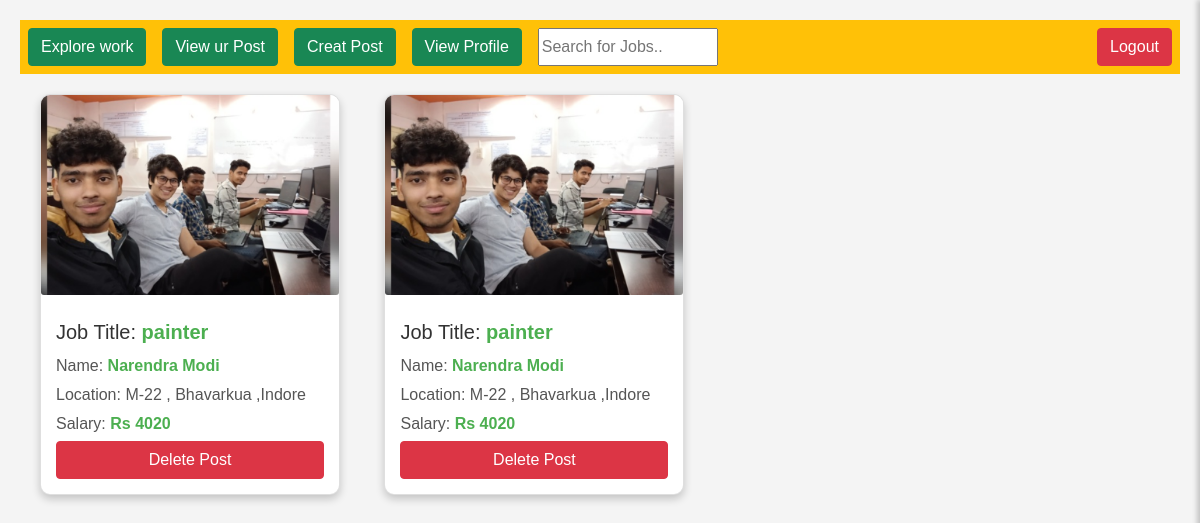
The app's page /D_Labour_Chowk/Labour/viewLP.php (signed in), older data.
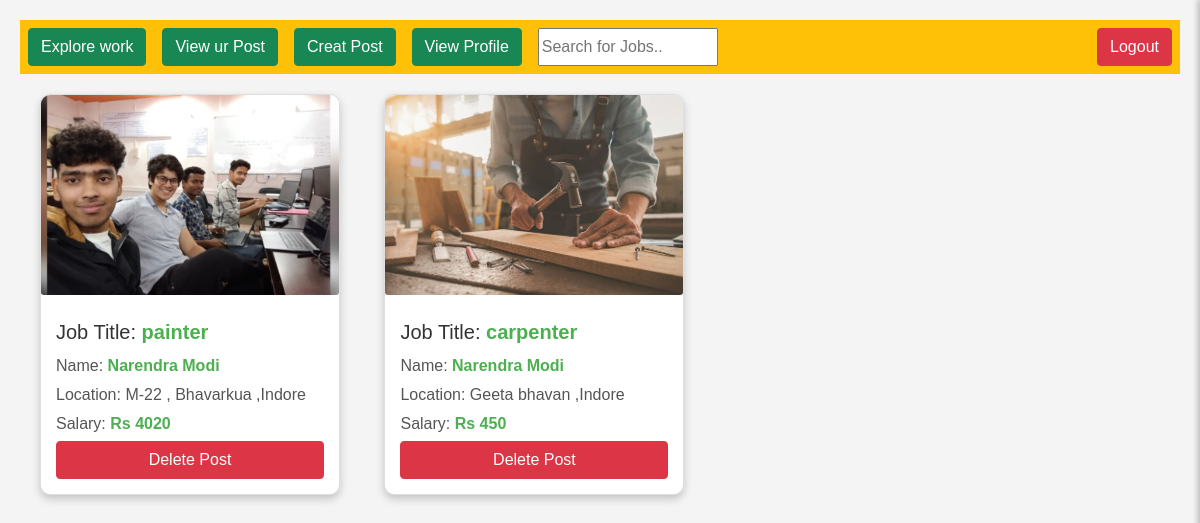
The same page, newer data.
### tables this page shows
CREATE TABLE `lab_post` (
  `l_post_ID` int(11) NOT NULL,
  `user_ID` int(11) NOT NULL,
  `workType` varchar(20) NOT NULL,
  `experience` varchar(11) NOT NULL,
  `salary` varchar(10) NOT NULL,
  `location` varchar(30) NOT NULL,
  `city` varchar(30) NOT NULL,
  `impath` varchar(200) NOT NULL
);

### D_Labour_Chowk/Labour/viewLP.php (the view, shortened to what this page needs)
<?php
include "../Shared/sqlconnection.php";
$sql_result = mysqli_query($conn, "SELECT * FROM lab_post WHERE user_ID=$_SESSION[user_id]");
while ($dbrow = mysqli_fetch_assoc($sql_result)) {
    echo "
    <div class='card-container'>
        <div class='card'>
            <img src='$dbrow[impath]' alt='Job Image' class='card-img'>
            <div class='card-content'>
                <h3 class='card-title'>Job Title: <span class='highlight'>$dbrow[workType]</span></h3>
                <p class='card-text'>Name: <span class='highlight'>{$_SESSION['user_name']}</span></p>
                <p class='card-text'>Location: $dbrow[location]</p>
                <p class='card-text'>Salary: <span class='highlight'>Rs $dbrow[salary]</span></p>
                <a href='deletePost.php?l_post_ID=$dbrow[l_post_ID]'>
        <button class='btn btn-danger w-100'>Delete Post</button>
    </a>
            </div>
        </div>
    </div>
    ";
}
print_r($dbrow);
?>
<!DOCTYPE html>
<html lang="en">
<head>
</head>
<body>
</body>
</html>

Row changes from the older to the newer data that the page shows:
removed lab_post: impath (picture), workType "painter", location "M-22 , Bhavarkua ,Indore", salary "4020"
added lab_post: impath (picture), workType "carpenter", location "Geeta bhavan ,Indore", salary "450"
